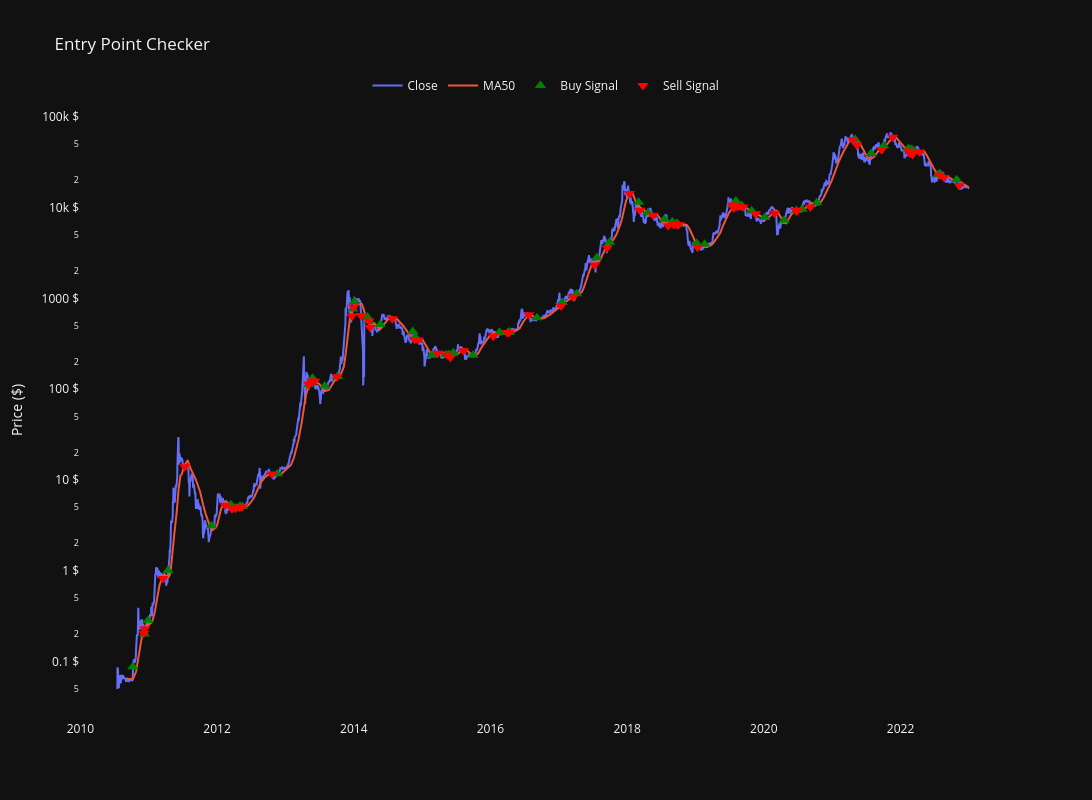

The cell this chart's notebook holds for it:
### Code cell
tools.plot_trades_signals(df_train['BTCUSDT'][['Close', 'MA50']], result.trades)
